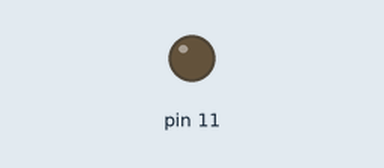
Recording of a sketch running on a simulated Arduino Uno, built with avr-gcc and run on an emulated ATmega328P. On the bench: output pins drawn as LEDs (lit = HIGH).

Above: at 0.05 s.
At 5.75 s:
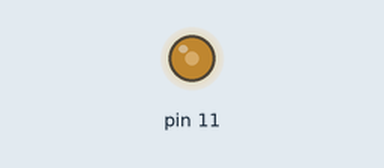
At 11.55 s:
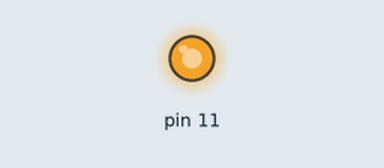
At 23.15 s:
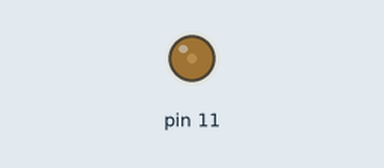
Timing chart, 0 to 33.3 s (numbered marks = the images above):
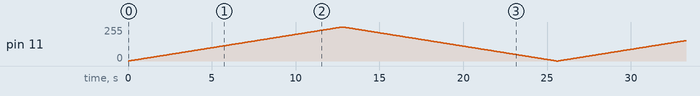

The sketch:

_____________.ino
```cpp
void setup(){
  Serial.begin(9600);
  pinMode(2,INPUT_PULLUP);
  pinMode(11,OUTPUT);
}

void loop(){
  for(int value=0; value<=255; value++){
    analogWrite(11,value);
    delay(50);
}
  for(int value=255; value>=0; value--){
    analogWrite(11,value);
    delay(50);
}


}
```
